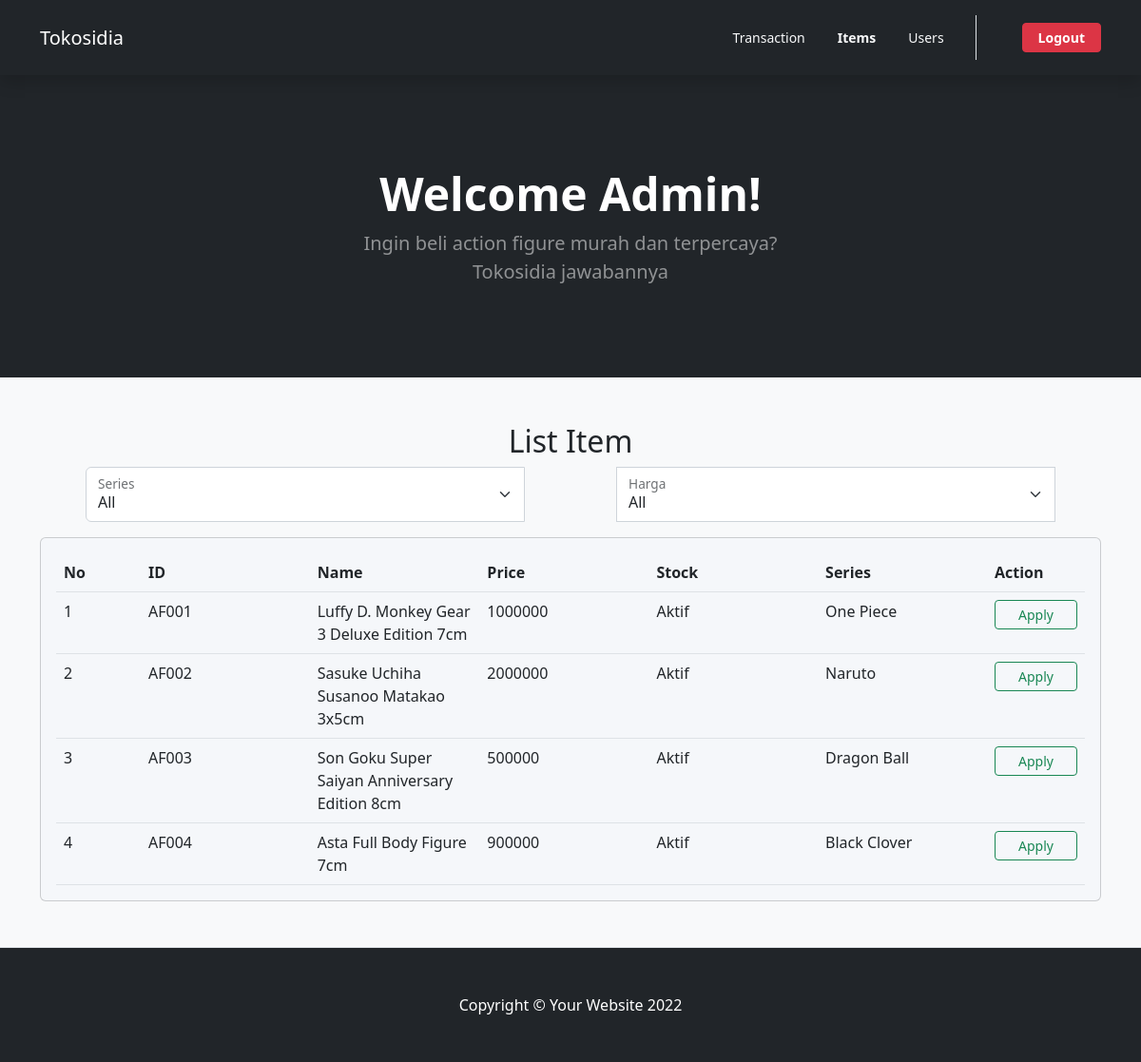
The app's page /admin-item.php, older data.
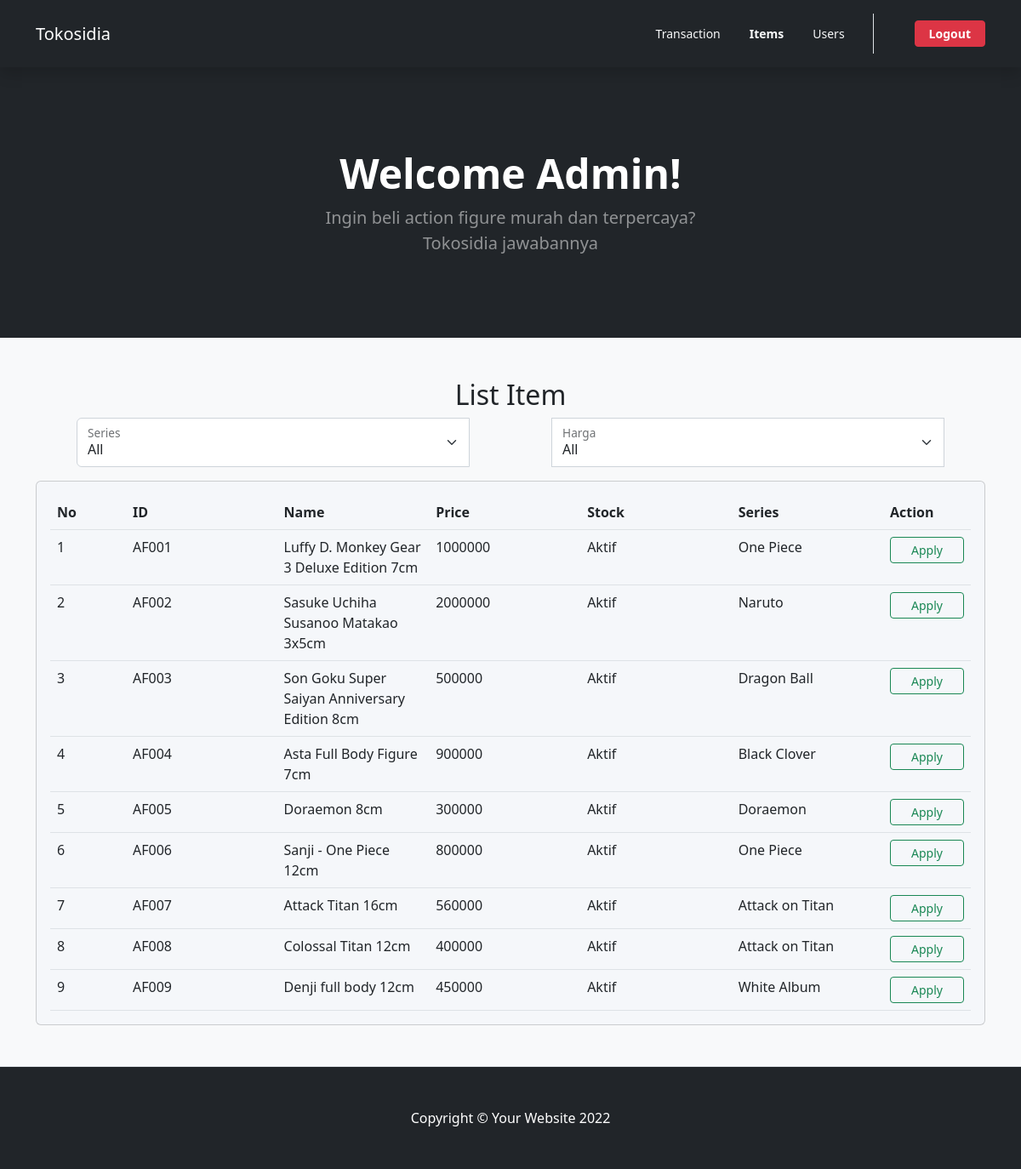
The same page, newer data.
### tables this page shows
CREATE TABLE `actionfigure` (
  `af_id` varchar(5) NOT NULL,
  `af_name` varchar(500) NOT NULL,
  `af_price` double NOT NULL,
  `af_stock` int(10) NOT NULL,
  `af_status` int(10) NOT NULL,
  `af_se_id` varchar(5) NOT NULL
);

CREATE TABLE `series` (
  `se_id` varchar(5) NOT NULL,
  `se_name` varchar(255) NOT NULL
);

### admin-item.php (the view, shortened to what this page needs)
<?php
    require('action.php');
?>
<!DOCTYPE html>
<html lang="en">
    <head>
        <link href="https://cdn.jsdelivr.net/npm/bootstrap-icons@1.4.1/font/bootstrap-icons.css" rel="stylesheet">
        <link href="https://cdn.jsdelivr.net/npm/bootstrap@5.2.2/dist/css/bootstrap.min.css" rel="stylesheet">
        <link href="assets/css/general.css" rel="stylesheet">
    </head>
    <body>
        <nav class="navbar navbar-expand-lg p-3 position-sticky top-0 w-100 shadow navbar-dark bg-dark">
            <div class="container">
                <a class="navbar-brand" href="admin.php">Tokosidia</a>
                <div class="collapse navbar-collapse" id="navbarSupportedContent">
                    <ul class="navbar-nav ms-auto mb-2 me-5 mb-lg-0 px-3 border-end">
                        <li class="nav-item">
                            <a class="nav-link" aria-current="page" href="admin.php">
                                <button class="btn btn-sm text-light">Transaction</button>
                            </a>
                        </li>
                        <li class="nav-item">
                            <a class="nav-link" href="">
                                <button class="btn btn-sm text-light fw-bold">Items</button>
                            </a>
                        </li>
                        <li class="nav-item">
                        <a class="nav-link" href="admin-user.php">
                                <button class="btn btn-sm text-light">Users</button>
                            </a>
                        </li>
                    </ul>
                    <div class="d-flex">
                        <a class="" href="index.php">
                            <button class="btn btn-danger btn-sm px-3 fw-bold" name="logout">Logout</button>
                        </a>
                    </div>
                </div>
            </div>
        </nav>
        <header class="bg-dark py-5">
            <div class="container px-5">
                <div class="row gx-5 justify-content-center">
                    <div class="col-lg-6">
                        <div class="text-center my-5">
                            <h1 class="display-5 fw-bolder text-white mb-2">Welcome Admin!</h1>
                            <p class="lead text-white-50 mb-4">Ingin beli action figure murah dan terpercaya? Tokosidia jawabannya</p>
                        </div>
                    </div>
                </div>
            </div>
        </header>
        <section class="intro py-5 border-bottom bg-light" id="features">
            <div class="mask d-flex align-items-center h-100">
                <div class="container text-center">
                    <h2>List Item</h2>
                    <div class="row justify-content-center">
                        <form action="" method="post">
                            <div class="input-group">
                                <div class="form-floating mb-3 mx-5">
                                    <select class="form-select" name='lokasi' id='lokasi'>
                                        <option value=''>All</option>
                                    </select>
                                    <label for="lokasi">Series</label>
                                </div>
                                <div class="form-floating mb-3 mx-5">
                                    <select class="form-select" name='jenis' id='jenis'>
                                    <option value=''>All</option>
                                    </select>
                                    <label for="jenis">Harga</label>
                                </div>
                            </div>
                        </form>
                    </div>
                    <div class="row justify-content-center">
                        <div class="col-12">
                            <div class="card shadow-2-strong" style="background-color: #f5f7fa;">
                                <div class="card-body">
                                    <div class="table-responsive">
                                    <table class="table table-border mb-0 align-items-center justify-content-center text-start">
                                            <thead>
                                            <tr>
                                                <th scope="col">No</th>
                                                <th scope="col">ID</th>
                                                <th scope="col">Name</th>
                                                <th scope="col">Price</th>
                                                <th scope="col">Stock</th>
                                                <th scope="col">Series</th>
                                                <th scope="col">Action</th>
                                            </tr>
                                            </thead>
                                            <tbody>
                                            <tbody>
                                                <?php
                                                    $query = "SELECT a.af_id as 'ID', a.af_name as 'Name', a.af_price as 'Price', a.af_stock as 'Stock', a.af_status as 'Status', s.se_name as 'Series' from actionfigure a join series s on s.se_id = a.af_se_id";
                                                    $query = mysqli_query($con, $query);
                                                    $counter = 1;
                                                    while($row = mysqli_fetch_array($query, MYSQLI_ASSOC)){
                                                ?>
                                                <tr>
                                                    <td class='col-1'><?=$counter?></td>
                                                    <td class='col-2'><?=$row['ID']?></td>
                                                    <td class='col-2'><?=$row['Name']?></td>
                                                    <td class='col-2'><?=$row['Price']?></td>
                                                    <td class='col-2'><?=($row['Status'] == 1? 'Aktif' : 'Tidak Aktif')?></td>
                                                    <td class='col-2'><?=$row['Series']?></td>
                                                    <td class='col-1'>
                                                        <button name='btn-apply' class='btn btn-outline-success btn-sm px-4'>Apply</button>
                                                    </td>
                                                </tr>
                                                <?php
                                                        $counter++;
                                                    }
                                                ?>
                                            </tbody>
                                        </table>
                                    </div>
                                </div>
                            </div>
                        </div>
                    </div>
                </div>
            </div>
        </section>
        <footer class="py-5 bg-dark">
            <div class="container px-5"><p class="m-0 text-center text-white">Copyright &copy; Your Website 2022</p></div>
        </footer>
    </body>
</html>

### assets/css/general.css (style rules this page uses)
.input-group { position: relative; }

Row changes from the older to the newer data that the page shows:
added actionfigure: af_id "AF005", af_name "Doraemon 8cm", af_price "300000", af_status "Aktif", af_se.se_name "Doraemon"
added actionfigure: af_id "AF006", af_name "Sanji - One Piece 12cm", af_price "800000", af_status "Aktif", af_se.se_name "One Piece"
added actionfigure: af_id "AF007", af_name "Attack Titan 16cm", af_price "560000", af_status "Aktif", af_se.se_name "Attack on Titan"
added actionfigure: af_id "AF008", af_name "Colossal Titan 12cm", af_price "400000", af_status "Aktif", af_se.se_name "Attack on Titan"
added actionfigure: af_id "AF009", af_name "Denji full body 12cm", af_price "450000", af_status "Aktif", af_se.se_name "White Album"
